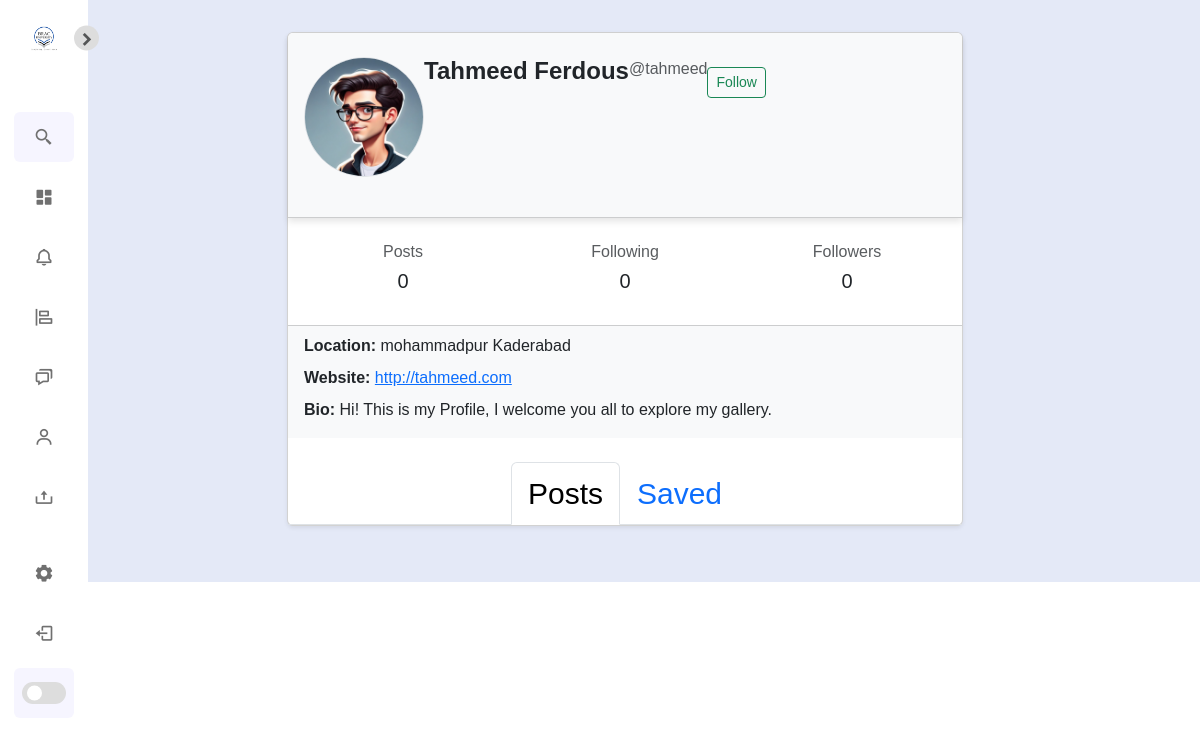
Page /tahmeed/ (signed in) on the earlier database version.
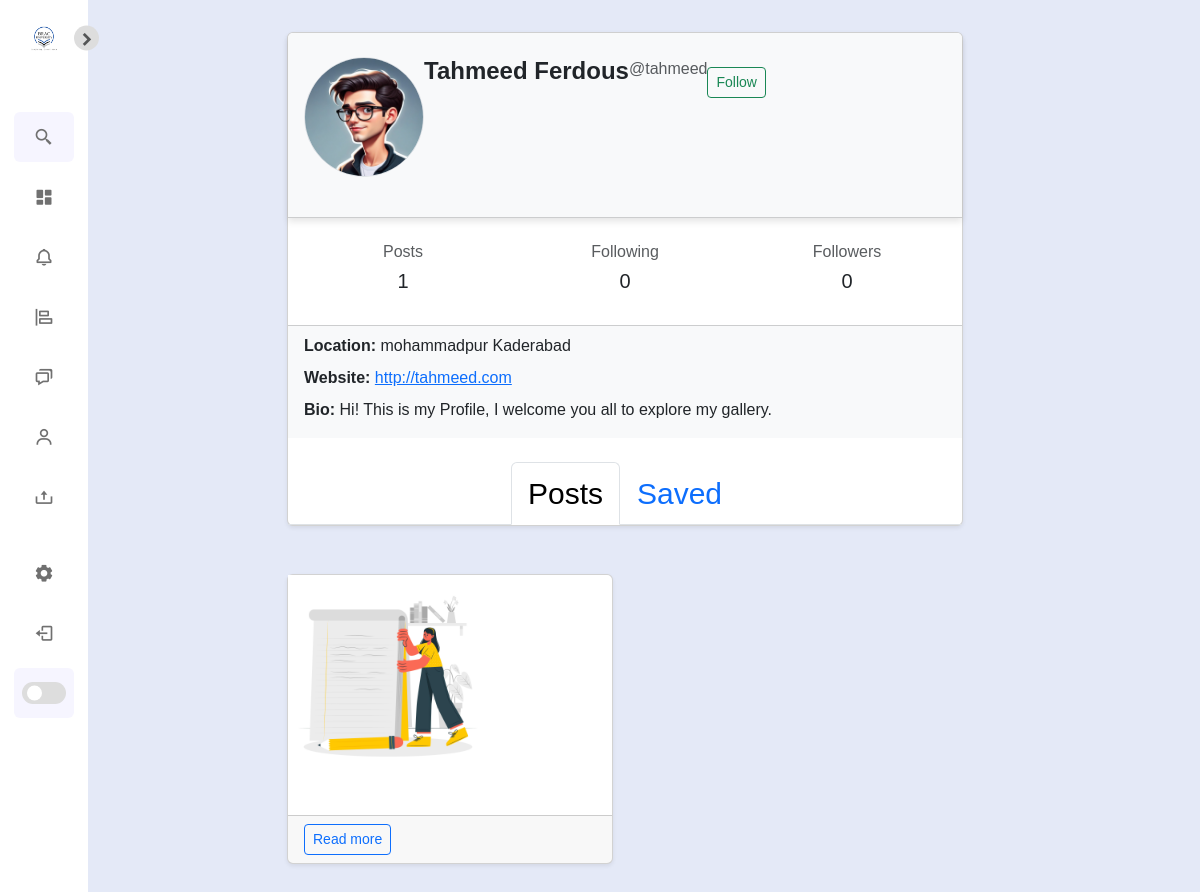
Same page on the later database version.
### post/models.py (models this page shows, shortened)
class Post(models.Model):
    id = models.UUIDField(primary_key=True, default=uuid.uuid4, editable=False)
    picture = models.ImageField(upload_to=user_directory_path, verbose_name='Picture', null=False)
    caption = models.TextField(max_length=1500, verbose_name='Caption')
    posted = models.DateTimeField(auto_now_add=True)
    tags = models.ManyToManyField(Tag, related_name='posts')
    user = models.ForeignKey(User, on_delete=models.CASCADE)
    likes = models.IntegerField(default=0)
    def get_absolute_url(self):
        return reverse('postdetails', args=[str(self.id)])

### authy/views.py (the view)
# urls.py: path('<username>/', UserProfile, name='profile'),
def UserProfile(request, username):
	user = get_object_or_404(User, username=username)
	profile = Profile.objects.get(user=user)
	url_name = resolve(request.path).url_name
	if url_name == 'profile':
		posts = Post.objects.filter(user=user).order_by('-posted')\
	else:
		posts = profile.favorites.all()
	posts_count = Post.objects.filter(user=user).count()
	following_count = Follow.objects.filter(follower=user).count()
	followers_count = Follow.objects.filter(following=user).count()
	follow_status = Follow.objects.filter(following=user, follower=request.user).exists()
	paginator = Paginator(posts, 8)
	page_number = request.GET.get('page')
	posts_paginator = paginator.get_page(page_number)
	template = loader.get_template('profile.html')
	context = {
		'posts': posts_paginator,
		'profile':profile,
		'following_count':following_count,
		'followers_count':followers_count,
		'posts_count':posts_count,
		'follow_status':follow_status,
		'url_name':url_name,
	}
	return HttpResponse(template.render(context, request))

### direct/views.py (called while the page is built)
def checkDirects(request):
	directs_count = 0
	if request.user.is_authenticated:
		directs_count = Message.objects.filter(user=request.user, is_read=False).count()
	return {'directs_count':directs_count}

### notifications/views.py (called while the page is built)
def CountNotifications(request):
	count_notifications = 0
	if request.user.is_authenticated:
		count_notifications = Notification.objects.filter(user=request.user, is_seen=False).count()
	return {'count_notifications':count_notifications}

### Config/templates/profile.html (shortened to what this page needs)
{% extends 'base.html' %}
{% load static %}
{% block content %}
<div class="container mt-4">
  <div class="row justify-content-center">
    <div class="col-lg-8 col-md-10">
      <div class="card shadow-sm">
        <div class="card-header bg-light text-center py-4">
          <div class="profile-img mb-3">
            {% if profile.picture %}
            <a href="{{ profile.get_absolute_url }}">
              <img class="rounded-circle img-fluid border" src="{{ profile.picture.url }}" alt="Profile Picture" style="width: 120px; height: 120px; object-fit: cover;">
            </a>
            {% else %}
            <img class="rounded-circle img-fluid border" src="{% static 'img/person.jpg' %}" alt="Default Profile Picture" style="width: 120px; height: 120px; object-fit: cover;">
            {% endif %}
          </div>
          <h4 class="fw-bold">
            {% if profile.first_name %}{{ profile.first_name }} {{ profile.last_name }}{% endif %}
          </h4>
          <p class="text-muted fs-6">@{{ profile.user }}</p>
          {% if user.is_authenticated and user != profile.user %}
          <div>
            {% if follow_status == True %}
            <a href="{% url 'follow' profile.user 0 %}" class="btn btn-sm btn-outline-danger">Unfollow</a>
            {% else %}
            <a href="{% url 'follow' profile.user 1 %}" class="btn btn-sm btn-outline-success">Follow</a>
            {% endif %}
          </div>
          {% endif %}
        </div>
        <div class="card-body py-4 text-center">
          <div class="row">
            <div class="col">
              <h6 class="text-muted">Posts</h6>
              <h5>{{ posts_count }}</h5>
            </div>
            <div class="col">
              <h6 class="text-muted">Following</h6>
              <h5>{{ following_count }}</h5>
            </div>
            <div class="col">
              <h6 class="text-muted">Followers</h6>
              <h5>{{ followers_count }}</h5>
            </div>
          </div>
        </div>
        <div class="card-footer bg-light">
          <div class="text-start fs-6">
            {% if profile.location %}
            <p class="mb-2"> <span class="fw-bold">Location:</span> {{ profile.location }}</p>
            {% endif %}
            {% if profile.url %}
            <p class="mb-2"> <span class="fw-bold">Website:</span> <a href="{{ profile.url }}" target="_blank">{{ profile.url }}</a></p>
            {% endif %}
            {% if profile.profile_info %}
            <p class="mb-2"> <span class="fw-bold">Bio:</span> {{ profile.profile_info }}</p>
            {% endif %}
          </div>
        </div>
        <ul class="nav nav-tabs justify-content-center mt-4">
          <li class="nav-item">
            <a class="nav-link {% if url_name == 'profile' %}active{% endif %}" href="{% url 'profile' profile.user %}">Posts</a>
          </li>
          <li class="nav-item">
            <a class="nav-link {% if url_name == 'profilefavorites' %}active{% endif %}" href="{% url 'profilefavorites' profile.user %}">Saved</a>
          </li>
        </ul>
      </div>
      <div class="row mt-4 g-4">
        {% for post in posts %}
        <div class="col-md-6">
          <div class="card shadow-sm h-100">
            <div class="card-img-top">
              {% if post.picture %}
              <a href="{{ post.get_absolute_url }}">
                <img class="img-fluid" src="{{ post.picture.url }}" alt="Post Image" style="object-fit: cover; height: 200px;">
              </a>
              {% else %}
              <img class="img-fluid" src="{% static 'media/def.png' %}" alt="Default Post Image" style="object-fit: cover; height: 200px;">
              {% endif %}
            </div>
            <div class="card-body">
            </div>
            <div class="card-footer text-end">
              <a href="{{ post.get_absolute_url }}" class="btn btn-sm btn-outline-primary">Read more</a>
            </div>
          </div>
        </div>
        {% endfor %}
      </div>
    </div>
  </div>
</div>
{% endblock %}

Differences in the rows shown:
added Post: picture (picture)
Other differences:
{{ posts_count }}: "0" → "1"
